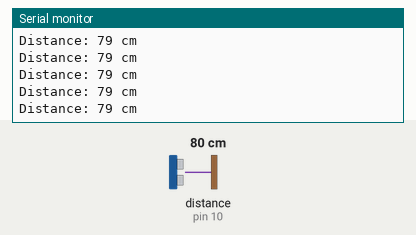
A sketch run on a simulated Arduino Uno, built with avr-gcc and run on an emulated ATmega328P. Shown: the last lines printed to the serial monitor. Wiring (inferred from the names in the program): ultrasonic range finder: trigger pin 9; echo pin 10. The test bench sets the inputs (shaded band); at power-on: distance to the obstacle (sensor on pin 10) 80 cm. The echo pulse lasts 58.3 µs per cm.

Above: at 1.2 s.
1.3 s: distance to the obstacle (sensor on pin 10) set to 2 cm
At 1.38 s:
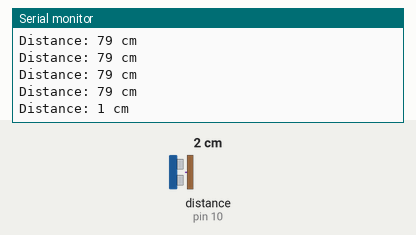
4.3 s: distance to the obstacle (sensor on pin 10) set to 250 cm
At 4.41 s:
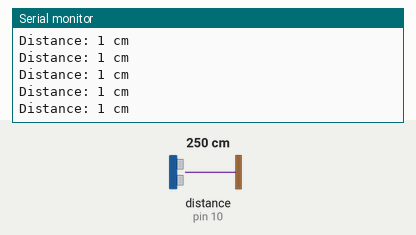
Timing chart, 0 to 7.3 s (numbered marks = the images above; inputs shaded):
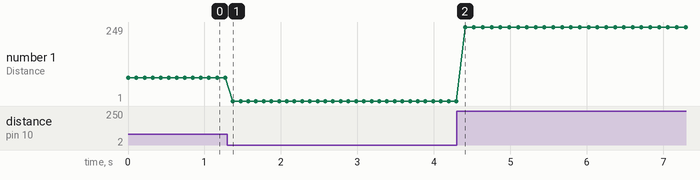

Measured:
- after the input at 1.3 s, the serial monitor: prints a new line after 0.07 s (image 1)
- plotted number 1: 79 → 1 after the input at 1.3 s, 1 → 249 after the input at 4.3 s

The sketch:

R42._Distance_Measurement_Using_Ultrasonic_Sensor.ino
```cpp
/*
Components Used:
- Arduino Board
- Sensor Shield
- Ultrasonic Sensor (HC-SR04)
- Breadboard
- Jumper Wires
*/

int trigPin = 9;  // Trigger pin of HC-SR04
int echoPin = 10; // Echo pin of HC-SR04

void setup() {
  Serial.begin(9600);   // Start serial communication
  pinMode(trigPin, OUTPUT);
  pinMode(echoPin, INPUT);
}

void loop() {
  // Send a 10µs pulse to trigger the sensor
  digitalWrite(trigPin, LOW);
  delayMicroseconds(2);
  digitalWrite(trigPin, HIGH);
  delayMicroseconds(10);
  digitalWrite(trigPin, LOW);

  // Read the echo pin
  long duration = pulseIn(echoPin, HIGH);

  // Convert time to distance (Speed of sound = 343 m/s)
  int distance = (duration * 0.0343) / 2; // Distance in cm

  Serial.print("Distance: ");
  Serial.print(distance);
  Serial.println(" cm");

  delay(100); // Update every 100ms
}
```
